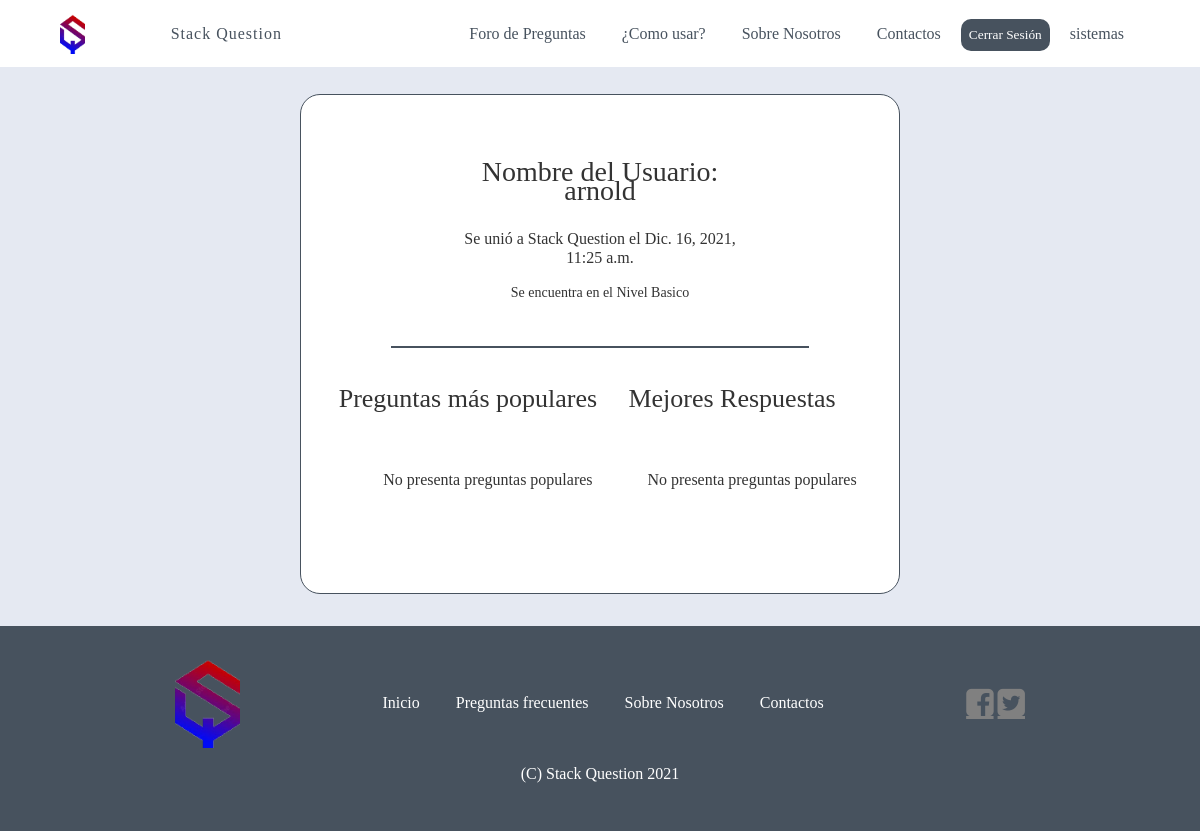
The page /usuario/?usuario=1 (signed in) on the database its author committed.
### usuarios/models.py (models this page shows, shortened)
class Usuario(models.Model):
    id = models.AutoField(primary_key=True)
    nombre = models.CharField(max_length = 50, null = True)
    usuario = models.CharField(max_length = 100, null = True)
    contrasenia = models.CharField(max_length = 255, null = True)
    correo = models.CharField(max_length = 100, null = True)
    celular = models.CharField(max_length = 20, null = True)
    pais = models.CharField(max_length = 50, null = True)
    fecha_de_nacimiento = models.DateTimeField(blank = True, null = True)
    nivel = models.ForeignKey (Nivel, on_delete = models.CASCADE, null = True)
    num_resp_confiables=models.IntegerField(null=True)
    fecha_de_creacion = models.DateTimeField(blank = True, null = True)
    fecha_de_modificacion = models.DateTimeField(blank = True, null = True)
    estado = models.BooleanField(null = True)

class Nivel(models.Model):
    id = models.AutoField(primary_key=True)
    nombre = models.CharField(max_length = 255, null = True)
    fecha_de_creacion = models.DateTimeField(blank = True, null = True)
    fecha_de_modificacion = models.DateTimeField(blank = True, null = True)
    estado = models.BooleanField(null = True)
    def __str__(self):
        return self.nombre

### usuarios/views.py (the view)
# urls.py: url(r'^usuario/$',vu.informacion_Usuario),
def informacion_Usuario(request):
    if not (request.GET.get("usuario","")):
        return HttpResponse("Usuario no encontrado")
    elif not (usuarios.Usuario.objects.filter(id=request.GET.get("usuario","")).exists()):
        return HttpResponse("Usuario no encontrado")
    usuario=usuarios.Usuario.objects.get(id=request.GET.get("usuario",""))
    respuestas=list(usuarios.Respuesta.objects.filter(usuario_id=request.GET.get("usuario",""),confiabilidad_id=2))
    preguntas=[]
    for respuesta in respuestas:
        preguntas.append(usuarios.Pregunta.objects.get(id=respuesta.pregunta_id))
    if usuarios.Nivel.objects.filter(id=usuario.nivel_id).exists():
        nivel=usuarios.Nivel.objects.get(id=usuario.nivel_id)
    else:
        nivel = "Basico"
    return render(request,"usuario.html",{"usuario":usuario,"respuestas":respuestas,"preguntas":preguntas,"nivel":nivel})

### templates/usuario.html (shortened to what this page needs)
{% extends 'base/base.html' %}
    {% block content %}
    {% load static %}
    <div class="usuario-perfil2">
        <div class="usuario-per-con">
            <div class="usuario-info">
                <br>
                <p style="font-size: 28px;">Nombre del Usuario: {{usuario.usuario}}</p>
                <p style="font-size: 16px;">Se unió a Stack Question el {{usuario.fecha_de_creacion}}</p>
                {%if nivel%}
                <p style="font-size: 14px;">Se encuentra en el Nivel {{nivel}}</p>
                {%else%}
                <p style="font-size: 14px;">No presenta Nivel</p>
                {%endif%}
            </div>
            <hr size="2px" width="70%" text-align="center" color="#47525E" />
            <div class="pre-res">
                <div class="usuario-container">
                    <div class="usuario-con-izq">
                        <p>Preguntas más populares</p><br>
                        <ul>
                            {%if preguntas%}
                            {%for pregunta in preguntas%}
                            <li><a href="/pregunta/?id={{pregunta.id}}">{{pregunta.enunciado}}</a></li>
                            {%endfor%}
                            {%else%}
                            <span>No presenta preguntas populares</span><br>
                            {%endif%}
                        </ul>
                    </div>
                    <div class="usuario-con-der">
                        <p>Mejores Respuestas</p><br>
                        <ul>
                            {%if respuestas%}
                            {%for respuesta in respuestas%}
                            <li><a href="/pregunta/?id={{respuesta.id}}">{{respuesta.contenido}}</a></li>
                            {%endfor%}
                            {%else%}
                            <span>No presenta preguntas populares</span><br>
                            {%endif%}
                        </ul>
                    </div>
                </div>
            </div>
        </div>
    </div>
    {% endblock %}

### templates/base/base.html (shortened to what this page needs)
{% load static %}
<!DOCTYPE <!DOCTYPE html>
<html lang="es">
<head>
    <link rel="stylesheet" href="{% static 'css/estilos.css' %}">
    <link rel="stylesheet" href="{% static 'css/login.css' %}">
    <link rel="stylesheet" href="{% static 'css/registro.css' %}">
    <link rel="stylesheet" href="{% static 'css/form-pregunta.css' %}">
    <link rel="stylesheet" href="{% static 'css/editarPerfil.css' %}">
    <link rel="stylesheet" href="http://cdnjs.cloudflare.com/ajax/libs/font-awesome/4.7.0/css/font-awesome.min.css">
</head>
<body>
    <header class="header">
        <div class="container logo-nav-container">
            <img class="logo2" src="{% static 'logoPrueba.png' %}" alt="Imagen">
            <a href="/inicio/" class="logo">Stack Question</a>
            <nav class="navigation">
                <ul>
                    <li><a href="/foro/">Foro de Preguntas</a></li>
                    <li><a href="../preguntas_frecuentes/">¿Como usar?</a></li>
                    <li><a href="../about/">Sobre Nosotros</a></li>
                    <li><a href="../contact/">Contactos</a></li>
                    {% if request.user.is_authenticated %}
                    <li>
                        <form class="form-menu" action={% url 'logout_user' %} method="post">
                            <input type="submit"class="botones" value="Cerrar Sesión">
                        </form>
                    </li>
                    <li>
                        <p><a href="../verHistorial/{{request.user.id}}">{{request.user.username }}</a></p>
                    </li>
                    {% else %}
                    <li><a href={% url 'register' %}><input type="button" class="botones" value="Registrarse"></a></li>
                    <li><a href={% url 'login' %}><input type="button" class="botones" value="Iniciar Sesión"></a></li>
                    {% endif %}
                </ul>
            </nav>
        </div>
    </header>
    <div class="wrapper">
        {% block content %}{% endblock %}
    </div>
    {% block footer %}
    <footer class="footer">
        <div class="container2 logo-nav-container">
            <img class="logo1" src="{% static 'logoPrueba.png' %}" alt="Imagen">
            <nav class="navigation">
                <ul>
                    <li><a href="">Inicio</a></li>
                    <li><a href="../preguntas_frecuentes/">Preguntas frecuentes</a></li>
                    <li><a href="../about/">Sobre Nosotros</a></li>
                    <li><a href="../contact/">Contactos</a></li>
                </ul>
            </nav>
            <div class="redesSociales">
                <a href="https://www.facebook.com/groups/307217284628410" target="_blank"
                    class="fa fa-facebook-square fa-2x"></a>
                <a href="https://twitter.com/QuestionStack" target="_blank" class="fa fa-twitter-square fa-2x"></a>
            </div>
        </div>
        <p>(C) Stack Question 2021</p>
    </footer>
    {% endblock %}
</body>
</html>

### static/css/estilos.css (style rules this page uses)
body { font-family: Georgia, 'Times New Roman', Times, serif; color: #333; font-size: 1rem; line-height: 1.2em; margin: 0; }
.container { width: 90%; margin: 0 auto; }
.header { background: white; color: #47525E; z-index: 2; position: fixed ; left: 0; top: 0; right: 0; }
.header a { background: white; color: #47525E; text-decoration: none; }
.logo-nav-container { display: flex; justify-content: space-between; align-items: center; flex-wrap: wrap; }
.logo { letter-spacing: 1px; font-size: 1em; }
.navigation ul { margin: 0; padding: 0; list-style: none; }
.navigation ul li { display: inline-block; }
.navigation ul li a { display: block; padding: 0.5rem 1rem; transition: all 0.4s linear; }
.botones { border: 0; padding: 8px; background-color: #47525E; color: #ffffff; text-decoration: none; font-family: Georgia, 'Times New Roman', Times, serif; border-radius: 10px; -webkit-transition-duration: 0.4s; transition-duration: 0.4s; }
.wrapper { padding-top: 4rem; min-height: calc(80% - 4rem); background: #E5E9F2; padding-bottom: 2rem; }
.footer { background: #47525E; padding: 2rem 0; text-align: center; }
.container2 { width: 100%; max-width: 850px; margin: 0 auto; }
.footer .navigation ul li a { text-decoration: none; color: white; }
.logo1 { width: 65px; height: 90px; }
.logo2 { width: 25px; height: 40px; }
.redesSociales { text-align: right; }
.fa-facebook-square { font-size: 52px; color: gray; }
.fa-twitter-square { font-size: 52px; font-weight: 100px; color: gray; }
.footer p { color: white; }
* { box-sizing: border-box }
.usuario-perfil2 { width: 50%; margin-right: 25%; margin-left: 25%; margin-top: 30px; min-height: 500px; height: auto; background: white; border-radius: 20px 20px 20px 20px; border: #47525E 1px solid; }
.usuario-per-con { flex-direction: column; display: flex; text-align: center; margin-top: 20px; }
.usuario-info { width:50%; height:10%; margin-left:25%; margin-right: 25%; text-align: center; align-items: center; }
.pre-res { width: 90%; margin-left: 5%; margin-right: 5%; display: flex; flex-direction: row; }
.usuario-container { width: 100%; height: auto; margin: 5px; display: flex; flex-direction: row; }
.usuario-container .usuario-con-izq { width: 50%; margin :2px; }
.usuario-container .usuario-con-der { width: 50%; margin :2px; }
.usuario-con-der p, .usuario-con-izq p { font-size: 26px; }

### templates/base/base.html (style rules this page uses)
hr { margin-top:30px; }
body { top: 0 !important; }

### rows shown on the page
Usuario: usuario "arnold", fecha_de_creacion "Dic. 16, 2021, 11:25 a.m."
Nivel: nombre "Basico"

### other values the page prints
{{ request.user.username }} "sistemas"
